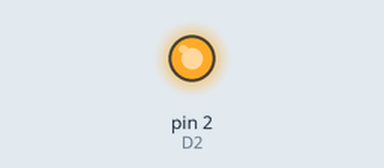
Bench run of a sketch on a simulated Arduino Uno, built with avr-gcc and run on an emulated ATmega328P. Shown: output pins drawn as LEDs (lit = HIGH).

Above: at 1.0 s.
At 5.5 s:
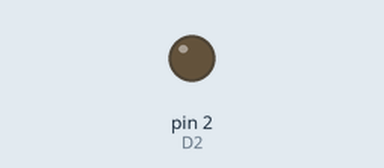
Timing chart, 0 to 6.9 s (numbered marks = the images above):
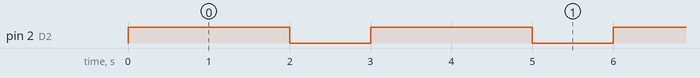

The sketch:

blink2.ino
```cpp
#define D2 2

void setup() {
  // put your setup code here, to run once:
  // Tell our board we want to write to digital pin 2
  pinMode(D2, OUTPUT);
}

void loop() {
  digitalWrite(D2, HIGH);
  delay(2000);
  digitalWrite(D2, LOW);
  delay(1000);
}
```

Measured:
- by itself, pin 2 (D2): alternates HIGH for 2.0 s and LOW for 1.0 s
